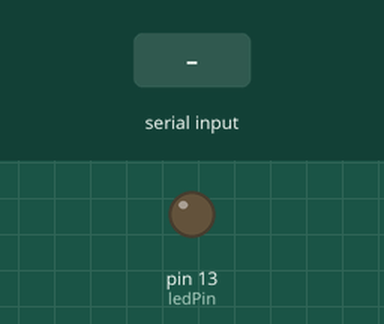
The sketch below on a simulated Arduino Uno, built with avr-gcc and run on an emulated ATmega328P. On the bench: output pins drawn as LEDs (lit = HIGH). Inputs (shaded band) come from the test bench.

Above: at 1.2 s.
1.3 s: "A1111" received over Serial
At 1.6 s:
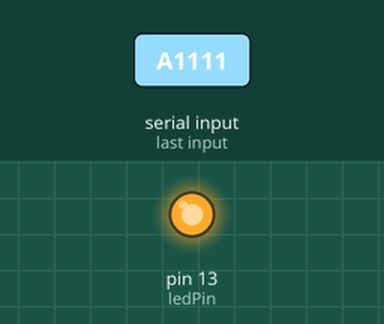
2.8 s: "A0000" received over Serial
At 3.9 s:
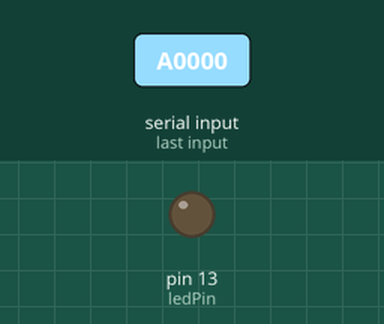
Timing chart, 0 to 5.8 s (numbered marks = the images above; inputs shaded):
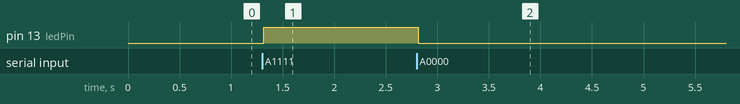

The sketch:

serial_communication.ino
```cpp
int ledPin = 13;
String readString;

void setup() {
  Serial.begin(9600);
  pinMode(ledPin, OUTPUT);
}

void loop() {
  while (Serial.available()) {
    delay(3);
    char c = Serial.read();
    readString += c;
  }
  readString.trim();
  if (readString.length() > 0) {
    if (readString == "A1111") {
      //Serial.println("switching on");
      digitalWrite(ledPin, HIGH);
    }
    if (readString == "A0000")
    {
      //Serial.println("switching off");
      digitalWrite(ledPin, LOW);
    }
    readString = "";
  }
}
```

Measured:
- after the input at 1.3 s, pin 13 (ledPin): LOW → HIGH at once
- after the input at 2.8 s, pin 13 (ledPin): HIGH → LOW at once
